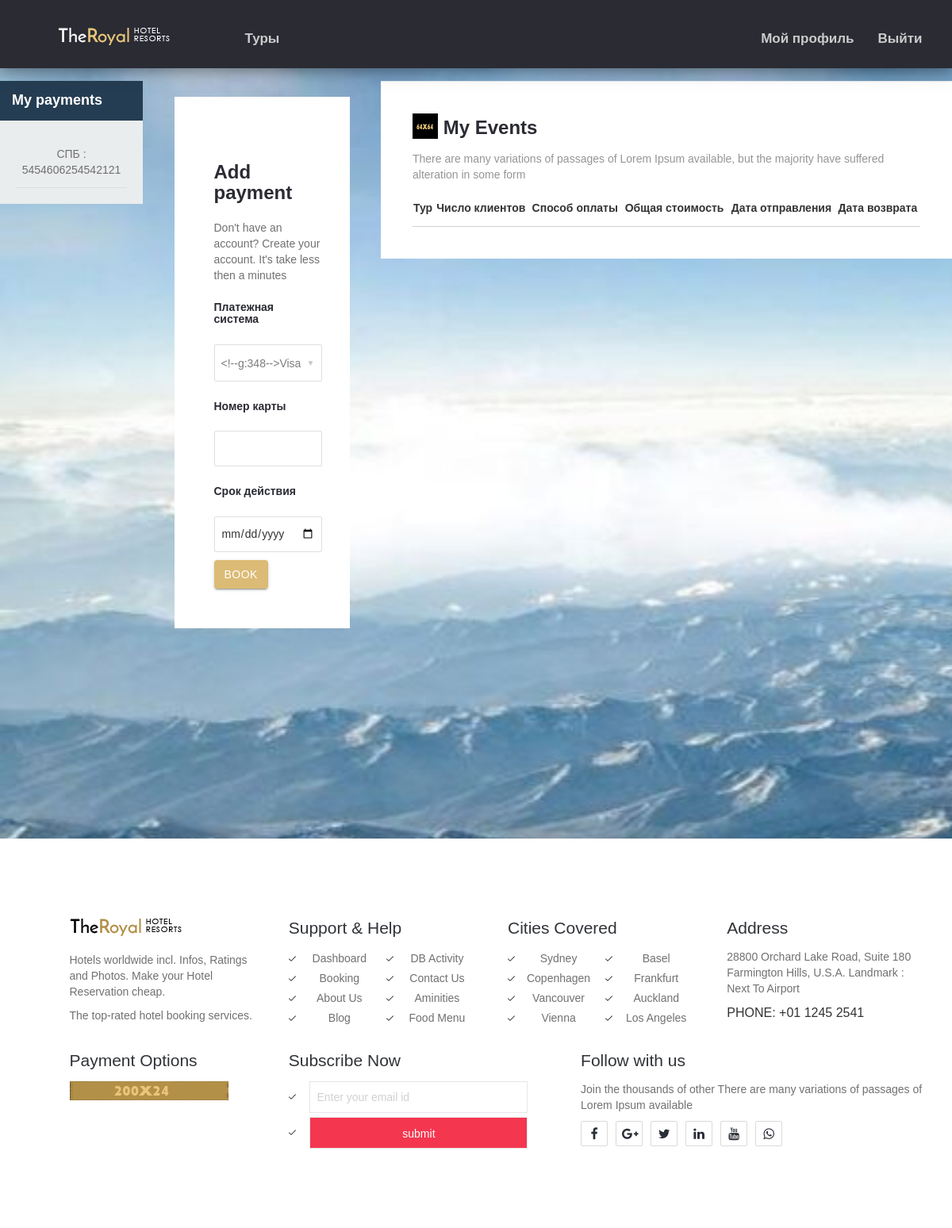
Page /profile/3 (signed in) on the earlier database version.
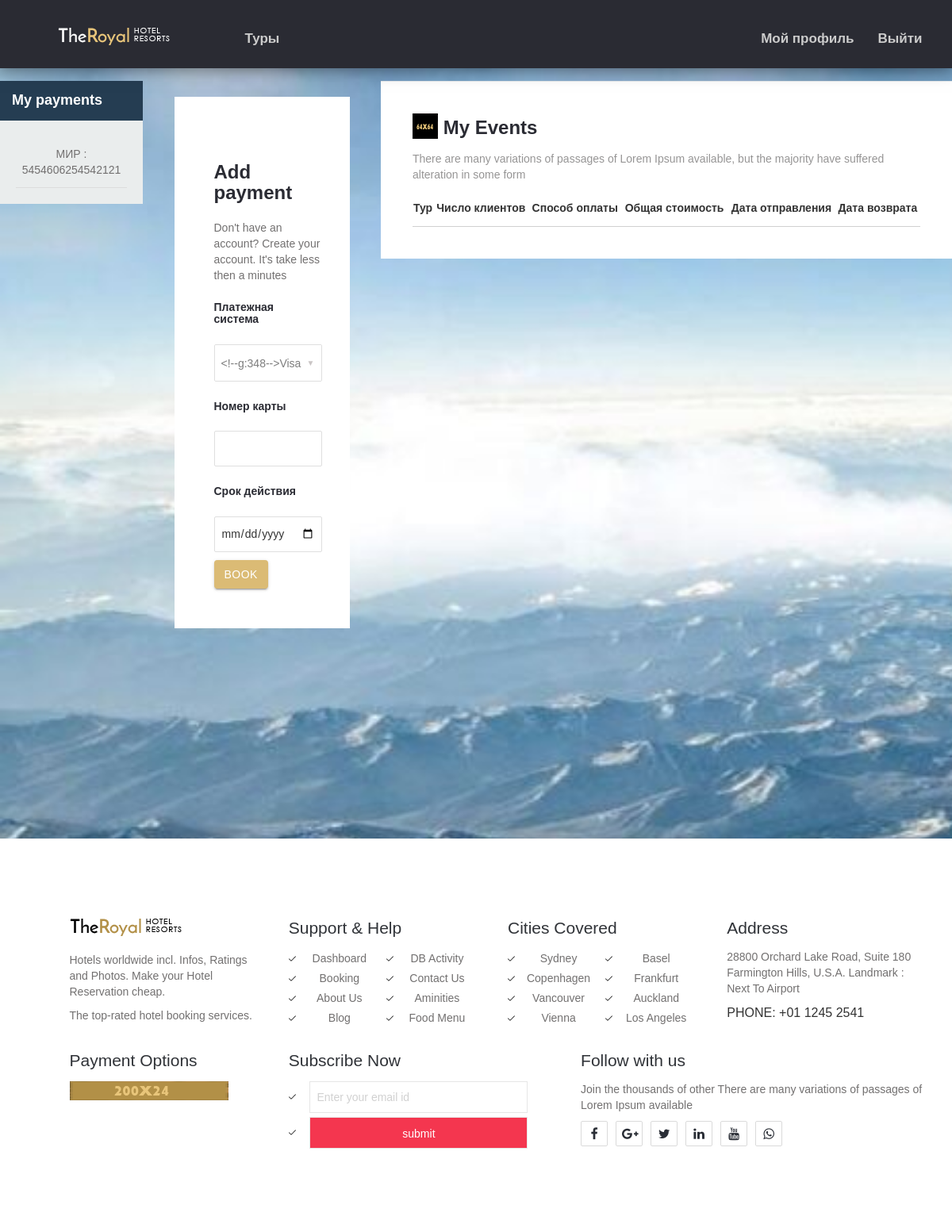
Same page on the later database version.
### tours/models.py (models this page shows)
class Payment(models.Model):
    payment_system = models.CharField(max_length=30, verbose_name='Система оплаты', choices=payment_systems)
    card_number = models.CharField(validators=[car_number_valid], max_length=20, verbose_name='Номер карта')
    card_date = models.DateField(validators=[date_valid], verbose_name='Срок карты')
    client = models.ForeignKey(to=Clients, on_delete=models.CASCADE, verbose_name='Клиент')
    def __str__(self):
        return self.payment_system + " : " + self.card_number
    class Meta:
        ordering = ['client']
        verbose_name = 'Платежная информация'
        verbose_name_plural = 'Платежная информация'

### tours/views.py (the view, shortened to what this page needs)
# urls.py: path('profile/<int:user_id>', ProfileView.as_view(), name='profile')
class ProfileView(DataMixin, CreateView):
    form_class = PaymentForm
    template_name = 'tours/profile.html'
    success_url = reverse_lazy('index')
    def get_form_kwargs(self, *args, **kwargs):
        kwargs = super(ProfileView, self).get_form_kwargs()
        user = User.objects.get(pk=self.request.user.id)
        kwargs['client'] = Clients.objects.get(user=user)
        return kwargs
    def get_context_data(self, **kwargs):
        context = super(ProfileView, self).get_context_data(**kwargs)
        tours = Tours.objects.all()
        transit = Transit.objects.all()
        user = User.objects.get(pk=self.kwargs['user_id'])
        client = get_object_or_404(Clients, user=user)
        payments = Payment.objects.filter(client=client)
        bookings = Booking.objects.filter(client=client)
        context_bookings = []
        dop_context = {
            'bookings': context_bookings,
            'payments': payments,
            'section_type': 'profile_sec'
        }
        c_def = self.get_user_context(**dop_context)
        context = dict(list(context.items()) + list(c_def.items()))
        return context

### tours/forms.py (shortened to what this page needs)
class PaymentForm(forms.ModelForm):
    payment_system = forms.ChoiceField(choices=payment_systems, label='Платежная система')
    card_number = forms.CharField(label='Номер карты', validators=[car_number_valid])
    card_date = forms.DateField(label='Срок действия', widget=DateInput, validators=[date_valid])
    client = forms.ModelChoiceField(queryset=Clients.objects.none(), widget=forms.HiddenInput(), required=False)
    def __init__(self, *args, **kwargs):
        self.client_inp = kwargs.pop('client', None)
        super(PaymentForm, self).__init__(*args, **kwargs)
    class Meta:
        model = Payment
        fields = ('payment_system', 'card_number', 'card_date', 'client')

### tours/utils.py (called while the page is built)
    def get_user_context(self, **kwargs):
        context = kwargs
        return context

### templates/tours/profile.html (shortened to what this page needs)
{% extends 'tours/base.html' %}
{% load static %}
{% block content %}
    <div class="dashboard">
        <div class="db-righ">
            <h4>My payments</h4>
            <ul>
                {% for payment in payments %}
                    <li>{{ payment }}</li>
                {% endfor %}
            </ul>
        </div>
        <div class="db-left">
            <div class="db-left-2">
               <div class="log-in-pop">
                    <div class="log-in-pop-right">
                        <h4>Add payment</h4>
                        <p>Don't have an account? Create your account. It's take less then a minutes</p>
                        <form class="s12" method="post">
                            {% for f in form.visible_fields %}
                                <div>
                                    <h5>{{ f.label }}</h5>
                                    <div class="input-field s12">
                                        {{ f }}
                                    </div>
                                </div>
                            {% endfor %}
                            <div>
                                <div class="input-field s4">
                                    <button type="submit" class="btn waves-effect waves-light">Book</button>
                                </div>
                            </div>
                        </form>
                    </div>
			    </div>
            </div>
        </div>
        <div class="db-cent">
            <div class="db-cent-3">
                <div class="db-cent-table db-com-table">
                    <div class="db-title">
                        <h3><img src="images/icon/dbc6.png" alt=""/> My Events</h3>
                        <p>There are many variations of passages of Lorem Ipsum available, but the majority have suffered alteration in some form</p>
                    </div>
                    <table class="bordered responsive-table">
                        <thead>
                            <tr>
                                <th>Тур</th>
                                <th>Число клиентов</th>
                                <th>Способ оплаты</th>
                                <th>Общая стоимость</th>
                                <th>Дата отправления</th>
                                <th>Дата возврата</th>
                            </tr>
                        </thead>
                    </table>
                </div>
            </div>
        </div>
    </div>
{% endblock %}

### templates/tours/base.html (shortened to what this page needs)
{% load static %}
<!DOCTYPE html>
<html lang="en">
<head>
	<link rel="stylesheet" href="{% static 'css/font-awesome.min.css' %}">
	<link href="{% static 'css/materialize.css' %}" rel="stylesheet">
	<link href="{% static 'css/style.css' %}" rel="stylesheet">
	<link href="{% static 'css/bootstrap.css' %}" rel="stylesheet" type="text/css" />
</head>
<body>
	<section class="{{ section_type }}">
		<div class="menu-section">
			<div class="container">
				<div class="row">
					<div class="logo">
						<a href="{% url 'index' %}"><img src="{% static 'images/logo.png' %}" alt="" />
						</a>
					</div>
					<div class="menu-bar">
						<ul class="left">
							<li class="left-li"><a href="{% url 'tours' %}">Туры</a></li>
						</ul>
						<ul>
							{% if user.is_authenticated %}
								<li><a href="{% url 'profile' user_id=user.id%}">Мой профиль</a>
								<li><a href="{% url 'logout' %}">Выйти</a></li>
							{% else %}
								<li><a href="{% url 'login' %}">Войти</a></li>
								<li><a href="{% url 'register' %}">Регистрация</a></li>
							{% endif %}
						</ul>
					</div>
				</div>
			</div>
		</div>
        {% block content %}
        {% endblock content %}
	</section>
	<footer class="site-footer clearfix">
	<div class="sidebar-container">
		<div class="sidebar-inner">
			<div class="widget-area clearfix">
				<div class="widget widget_azh_widget">
					<div>
						<div class="container">
							<div class="row">
								<div class="col-sm-12 col-md-3 foot-logo"> <img src="{% static 'images/logo1.png' %}" alt="logo">
									<p class="hasimg">Hotels worldwide incl. Infos, Ratings and Photos. Make your Hotel Reservation cheap.</p>
									<p class="hasimg">The top-rated hotel booking services.</p>
								</div>
								<div class="col-sm-12 col-md-3">
									<h4>Support &amp; Help</h4>
									<ul class="two-columns">
										<li><a href="dashboard.html">Dashboard</a>
										</li>
										<li><a href="db-activity.html">DB Activity</a>
										</li>
										<li><a href="booking.html">Booking</a>
										</li>
										<li><a href="contact-us.html">Contact Us</a>
										</li>
										<li><a href="about-us.html">About Us</a>
										</li>
										<li><a href="aminities.html">Aminities</a>
										</li>
										<li><a href="blog.html">Blog</a>
										</li>
										<li><a href="menu1.html">Food Menu</a>
										</li>
									</ul>
								</div>
								<div class="col-sm-12 col-md-3">
									<h4>Cities Covered</h4>
									<ul class="two-columns">
										<li><a href="#!">Sydney</a>
										</li>
										<li><a href="#!">Basel</a>
										</li>
										<li><a href="#!">Copenhagen</a>
										</li>
										<li><a href="#!">Frankfurt</a>
										</li>
										<li><a href="#!">Vancouver</a>
										</li>
										<li><a href="#!">Auckland</a>
										</li>
										<li><a href="#!">Vienna</a>
										</li>
										<li><a href="#!">Los Angeles</a>
										</li>
									</ul>
								</div>
								<div class="col-sm-12 col-md-3">
									<h4>Address</h4>
									<p>28800 Orchard Lake Road, Suite 180 Farmington Hills, U.S.A. Landmark : Next To Airport</p>
									<p> <span class="foot-phone">Phone: </span> <span class="foot-phone">+01 1245 2541</span> </p>
								</div>
							</div>
						</div>
					</div>
					<div class="foot-sec2">
						<div class="container">
							<div class="row">
								<div class="col-sm-12 col-md-3">
									<h4>Payment Options</h4>
									<p class="hasimg"> <img src="{% static 'images/payment.png' %}" alt="payment"> </p>
								</div>
								<div class="col-sm-12 col-md-4">
									<h4>Subscribe Now</h4>
									<form>
										<ul class="foot-subsc">
											<li>
												<input type="text" placeholder="Enter your email id"> </li>
											<li>
												<input type="submit" value="submit"> </li>
										</ul>
									</form>
								</div>
								<div class="col-sm-12 col-md-5 foot-social">
									<h4>Follow with us</h4>
									<p>Join the thousands of other There are many variations of passages of Lorem Ipsum available</p>
									<ul>
										<li><a href="#!"><i class="fa fa-facebook" aria-hidden="true"></i></a> </li>
										<li><a href="#!"><i class="fa fa-google-plus" aria-hidden="true"></i></a> </li>
										<li><a href="#!"><i class="fa fa-twitter" aria-hidden="true"></i></a> </li>
										<li><a href="#!"><i class="fa fa-linkedin" aria-hidden="true"></i></a> </li>
										<li><a href="#!"><i class="fa fa-youtube" aria-hidden="true"></i></a> </li>
										<li><a href="#!"><i class="fa fa-whatsapp" aria-hidden="true"></i></a> </li>
									</ul>
								</div>
							</div>
						</div>
					</div>
				</div>
			</div>
		</div>
	</div>
</footer>
</body>
</html>

### templates/tours/profile.html (style rules this page uses)
.log-in-pop { position: relative; overflow: hidden; background: #fff; width: 85%; margin: 0 auto; }

Differences in the rows shown:
changed Payment: payment_system+card_number "СПБ : 5454606254542121" → "МИР : 5454606254542121"
